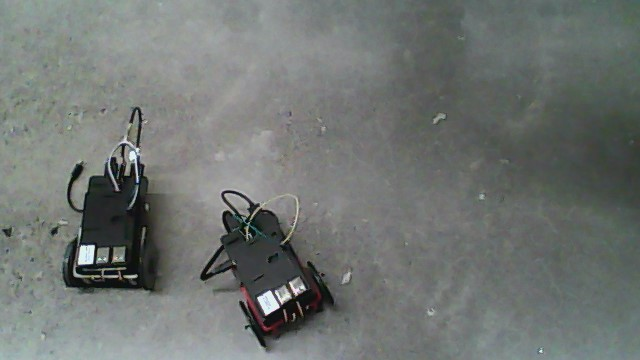
#> input picture image_processing/photos/WIN_20161108_16_15_10_Pro.jpg, 640 x 360 px
$ python sift.py photos/WIN_20161108_16_15_10_Pro.jpg   (older library calls are emulated)
#> lines starting #> are read from the running program, lines starting #| are printed output that depends on the picture
# SIFT example from opencv docs
# Andrew Palmer (ajp294)
# 9 November 2016

import cv2
import numpy as np
import sys

filename = sys.argv[1]
img = cv2.imread(filename)
#> img is the input picture: shape (360, 640, 3); mean B, G, R 114.1, 117, 112.2
grey = cv2.cvtColor(img, cv2.COLOR_BGR2GRAY)

# Create SIFT object and detect keypoints
sift = cv2.SIFT()
kp = sift.detect(grey, None)
#> kp = 454 keypoints; strongest (x, y, size): (86, 255, 11.8), (269, 303, 13.6), (92, 247, 3.9), (137, 181, 2.2)

# Draw keypoints on the image
img = cv2.drawKeypoints(grey, kp)
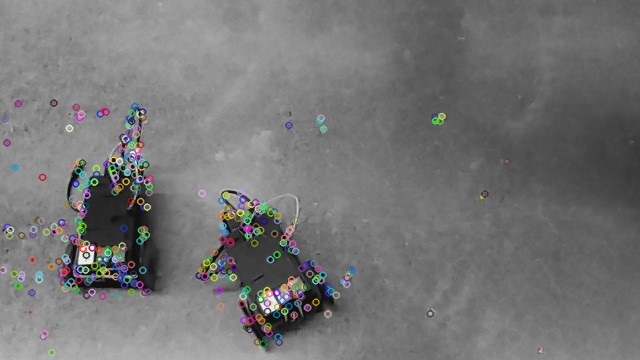
#> img: shape (360, 640, 3); mean of channels 0, 1, 2 116.5, 116.5, 116.6; drawn as B, G, R
# Draw keypoints on image with size of keypoint and orientation
img = cv2.drawKeypoints(grey, kp, flags=cv2.DRAW_MATCHES_FLAGS_DRAW_RICH_KEYPOINTS)
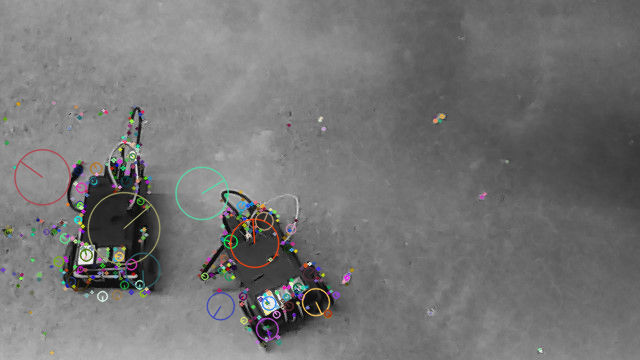
#> img: shape (360, 640, 3); mean of channels 0, 1, 2 115.9, 116.1, 116.3; drawn as B, G, R

cv2.imwrite(filename[:-4] + '_sift_keypoints.jpg', img)

$ run again, on image_processing/photos/WIN_20161108_16_15_31_Pro.jpg
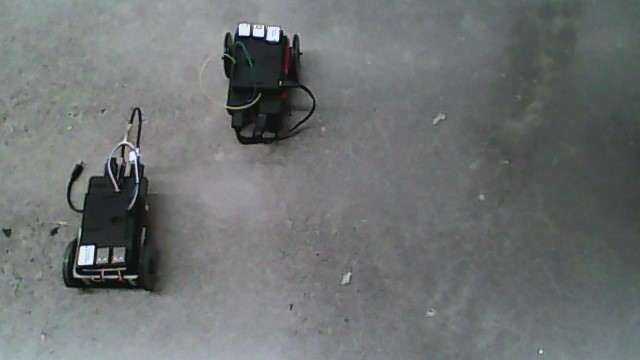
#> input picture image_processing/photos/WIN_20161108_16_15_31_Pro.jpg, 640 x 360 px
#> img is the input picture: shape (360, 640, 3); mean B, G, R 113.8, 113.9, 109.8
#> kp = 339 keypoints; strongest (x, y, size): (86, 255, 11.8), (273, 35, 8), (258, 33, 6), (277, 39, 3.3)
#> `img = cv2.drawKeypoints(grey, kp)`:
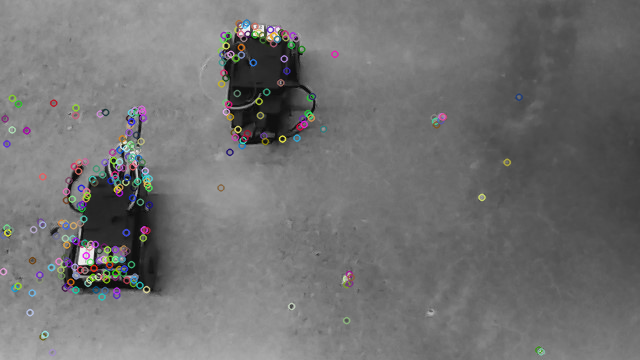
#> img: shape (360, 640, 3); mean of channels 0, 1, 2 113.7, 113.6, 113.7; drawn as B, G, R
#> `img = cv2.drawKeypoints(grey, kp, flags=cv2.DRAW_MATCHES_FLAGS_DRAW_RI..`:
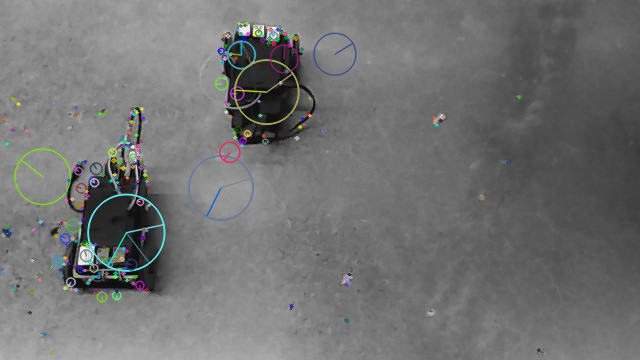
#> img: shape (360, 640, 3); mean of channels 0, 1, 2 113.6, 113.8, 113.3; drawn as B, G, R

$ run again, on image_processing/photos/WIN_20161108_16_15_40_Pro.jpg
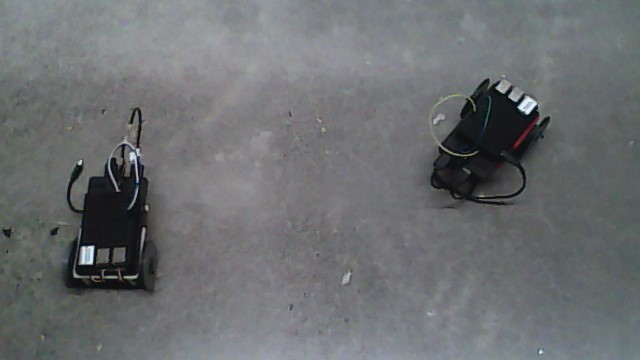
#> input picture image_processing/photos/WIN_20161108_16_15_40_Pro.jpg, 640 x 360 px
#> img is the input picture: shape (360, 640, 3); mean B, G, R 113.2, 111.1, 108.4
#> kp = 307 keypoints; strongest (x, y, size): (526, 106, 9.3), (91, 248, 3.9), (521, 107, 4.1), (527, 112, 3.6)
#> `img = cv2.drawKeypoints(grey, kp)`:
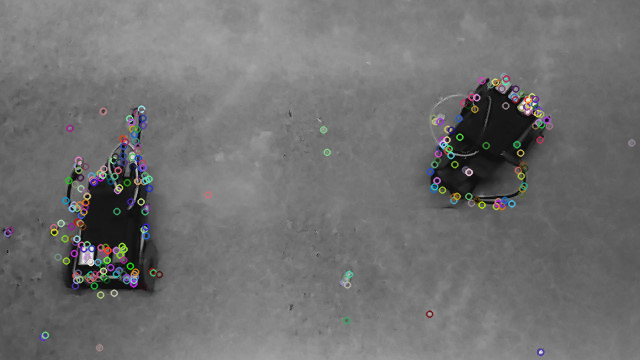
#> img: shape (360, 640, 3); mean of channels 0, 1, 2 111.8, 111.8, 111.9; drawn as B, G, R
#> `img = cv2.drawKeypoints(grey, kp, flags=cv2.DRAW_MATCHES_FLAGS_DRAW_RI..`:
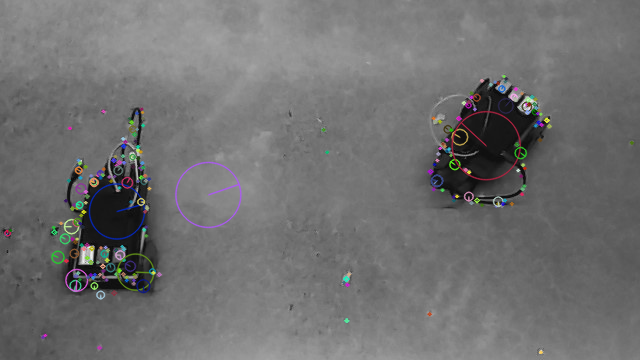
#> img: shape (360, 640, 3); mean of channels 0, 1, 2 111.7, 111.5, 111.6; drawn as B, G, R

$ run again, on image_processing/photos/WIN_20161108_16_15_46_Pro.jpg
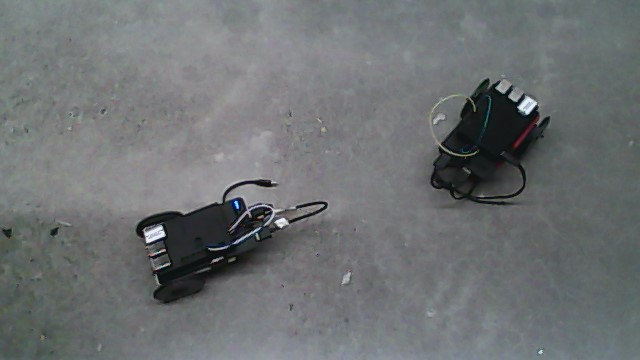
#> input picture image_processing/photos/WIN_20161108_16_15_46_Pro.jpg, 640 x 360 px
#> img is the input picture: shape (360, 640, 3); mean B, G, R 114.9, 113.4, 109.9
#> kp = 286 keypoints; strongest (x, y, size): (155, 233, 10.5), (526, 106, 9.4), (236, 203, 2.4), (281, 222, 6.3)
#> `img = cv2.drawKeypoints(grey, kp)`:
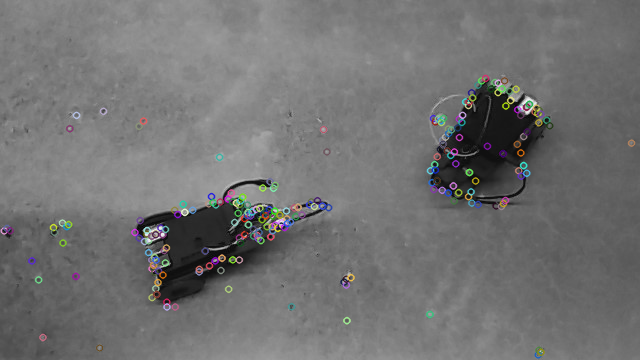
#> img: shape (360, 640, 3); mean of channels 0, 1, 2 113.6, 113.5, 113.6; drawn as B, G, R
#> `img = cv2.drawKeypoints(grey, kp, flags=cv2.DRAW_MATCHES_FLAGS_DRAW_RI..`:
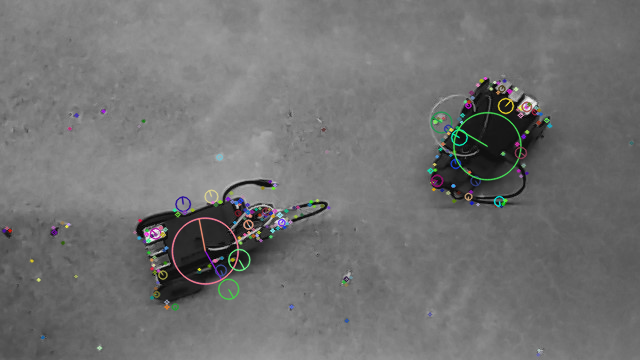
#> img: shape (360, 640, 3); mean of channels 0, 1, 2 113.4, 113.6, 113.4; drawn as B, G, R
